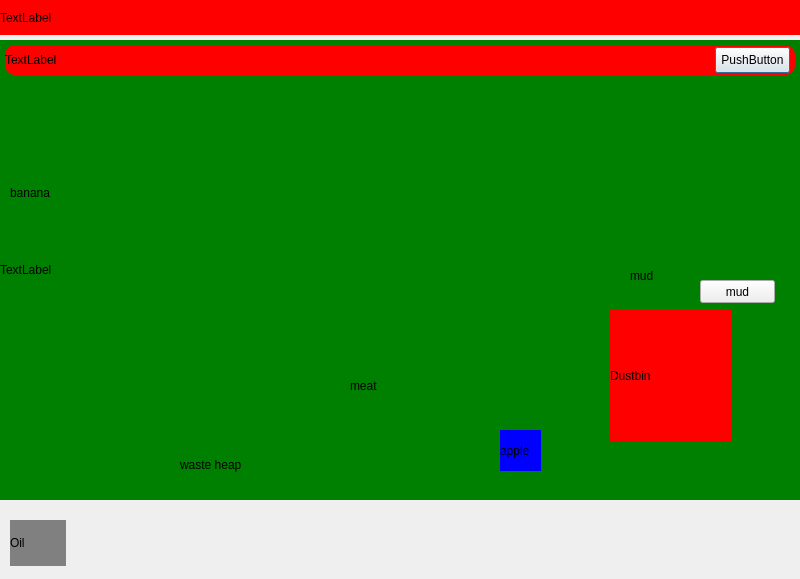
<?xml version="1.0" encoding="UTF-8"?>
<ui version="4.0">
 <class>Dialog</class>
 <widget class="QDialog" name="Dialog">
  <property name="geometry">
   <rect>
    <x>0</x>
    <y>0</y>
    <width>800</width>
    <height>579</height>
   </rect>
  </property>
  <property name="windowTitle">
   <string>Dialog</string>
  </property>
  <widget class="QLabel" name="label">
   <property name="geometry">
    <rect>
     <x>0</x>
     <y>0</y>
     <width>800</width>
     <height>35</height>
    </rect>
   </property>
   <property name="styleSheet">
    <string notr="true">QLabel{
background-color: red;}</string>
   </property>
   <property name="text">
    <string>TextLabel</string>
   </property>
  </widget>
  <widget class="QLabel" name="label_2">
   <property name="geometry">
    <rect>
     <x>0</x>
     <y>40</y>
     <width>800</width>
     <height>460</height>
    </rect>
   </property>
   <property name="styleSheet">
    <string notr="true">QLabel{
background-color: green;
}</string>
   </property>
   <property name="text">
    <string>TextLabel</string>
   </property>
  </widget>
  <widget class="QLabel" name="label_3">
   <property name="geometry">
    <rect>
     <x>0</x>
     <y>90</y>
     <width>800</width>
     <height>511</height>
    </rect>
   </property>
   <property name="styleSheet">
    <string notr="true">QLabel{
background-image:  url(:/newPrefix/park stage 1.jpg);
}</string>
   </property>
   <property name="text">
    <string/>
   </property>
  </widget>
  <widget class="QLabel" name="label_4">
   <property name="geometry">
    <rect>
     <x>610</x>
     <y>310</y>
     <width>121</width>
     <height>131</height>
    </rect>
   </property>
   <property name="styleSheet">
    <string notr="true">background-color: red;</string>
   </property>
   <property name="text">
    <string>Dustbin</string>
   </property>
  </widget>
  <widget class="QLabel" name="label_5">
   <property name="geometry">
    <rect>
     <x>5</x>
     <y>45</y>
     <width>790</width>
     <height>30</height>
    </rect>
   </property>
   <property name="styleSheet">
    <string notr="true">QLabel{
background-color: red;
border-radius: 10px;
}</string>
   </property>
   <property name="text">
    <string>TextLabel</string>
   </property>
  </widget>
  <widget class="QPushButton" name="pushButton">
   <property name="geometry">
    <rect>
     <x>715</x>
     <y>47</y>
     <width>75</width>
     <height>26</height>
    </rect>
   </property>
   <property name="text">
    <string>PushButton</string>
   </property>
  </widget>
  <widget class="QLabel" name="label_6">
   <property name="geometry">
    <rect>
     <x>500</x>
     <y>430</y>
     <width>41</width>
     <height>41</height>
    </rect>
   </property>
   <property name="styleSheet">
    <string notr="true">background-color: blue;</string>
   </property>
   <property name="text">
    <string>apple</string>
   </property>
  </widget>
  <widget class="QLabel" name="label_7">
   <property name="geometry">
    <rect>
     <x>180</x>
     <y>400</y>
     <width>231</width>
     <height>130</height>
    </rect>
   </property>
   <property name="text">
    <string>waste heap</string>
   </property>
  </widget>
  <widget class="QLabel" name="label_8">
   <property name="geometry">
    <rect>
     <x>10</x>
     <y>170</y>
     <width>56</width>
     <height>46</height>
    </rect>
   </property>
   <property name="text">
    <string>banana</string>
   </property>
  </widget>
  <widget class="QLabel" name="label_9">
   <property name="geometry">
    <rect>
     <x>630</x>
     <y>260</y>
     <width>45</width>
     <height>31</height>
    </rect>
   </property>
   <property name="text">
    <string>mud</string>
   </property>
  </widget>
  <widget class="QPushButton" name="pushButton_2">
   <property name="geometry">
    <rect>
     <x>700</x>
     <y>280</y>
     <width>75</width>
     <height>23</height>
    </rect>
   </property>
   <property name="text">
    <string>mud</string>
   </property>
  </widget>
  <widget class="QLabel" name="label_10">
   <property name="geometry">
    <rect>
     <x>350</x>
     <y>350</y>
     <width>71</width>
     <height>71</height>
    </rect>
   </property>
   <property name="text">
    <string>meat</string>
   </property>
  </widget>
  <widget class="QLabel" name="label_11">
   <property name="geometry">
    <rect>
     <x>10</x>
     <y>520</y>
     <width>56</width>
     <height>46</height>
    </rect>
   </property>
   <property name="styleSheet">
    <string notr="true">QLabel{
background-color: grey;
}</string>
   </property>
   <property name="text">
    <string>Oil</string>
   </property>
  </widget>
 </widget>
 <resources>
  <include location="assets/resources.qrc"/>
 </resources>
 <connections/>
</ui>
